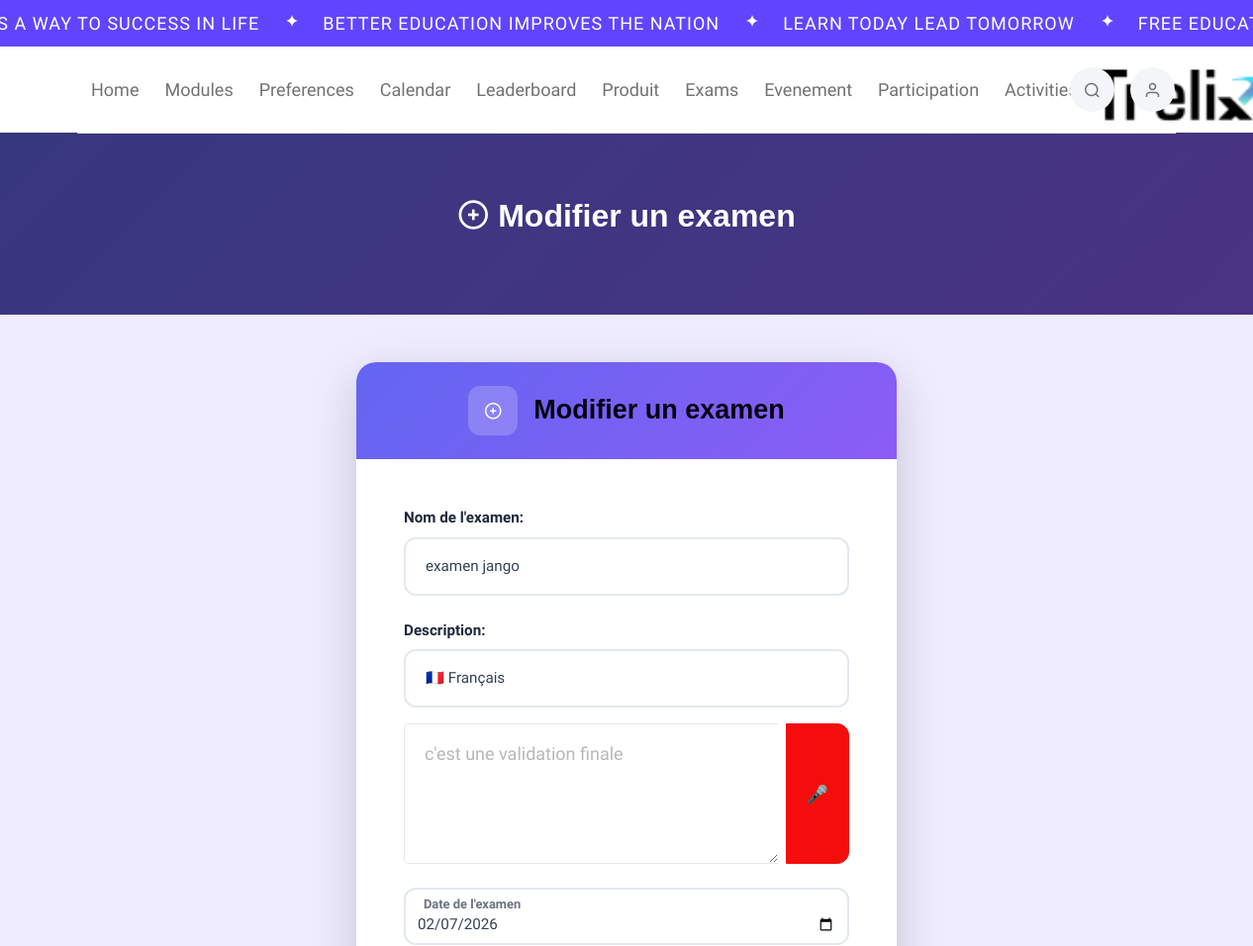
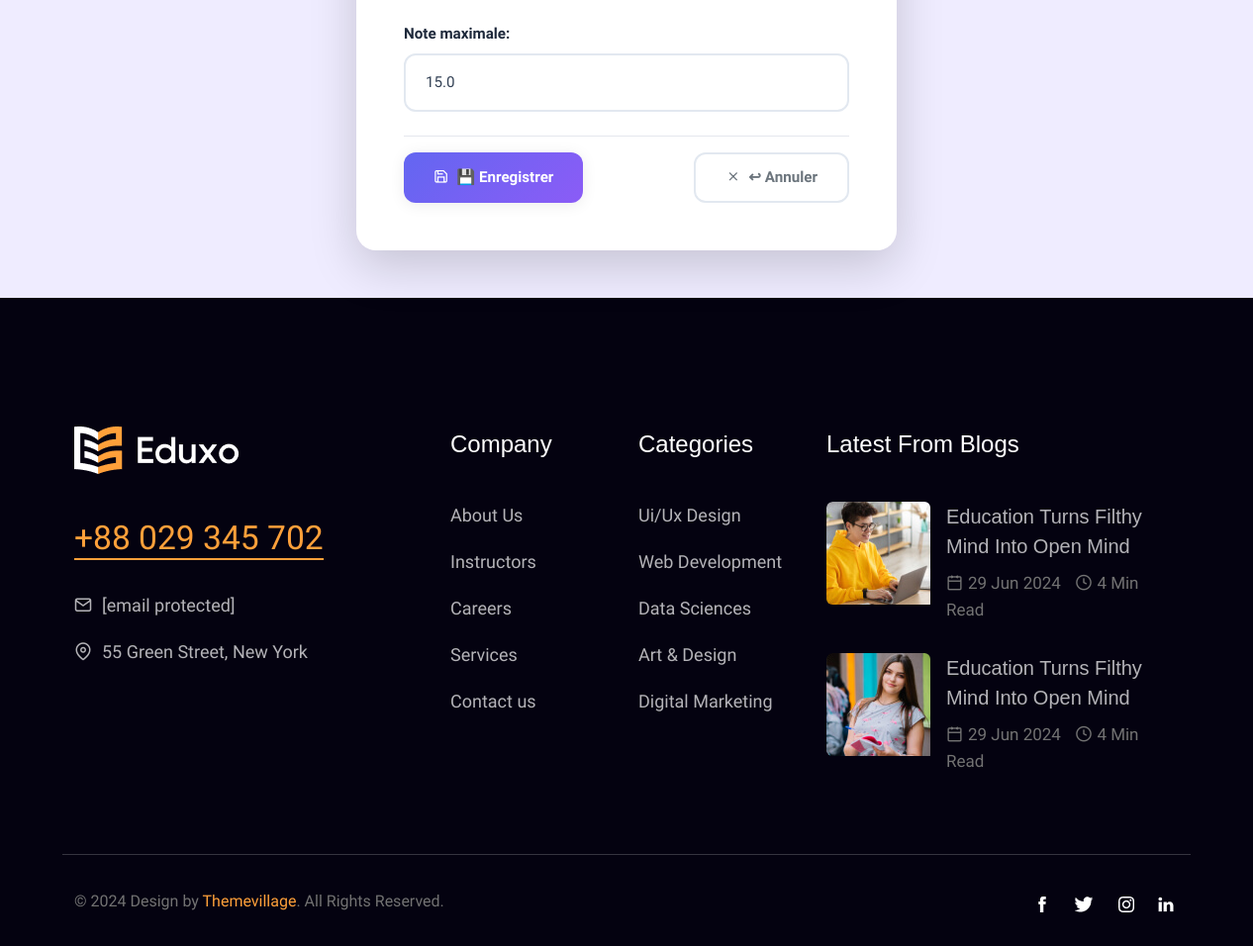
The page /api/examens/modifier/27/ on the database its author committed (2 pictures, top to bottom).
### evaluation/models.py (models this page shows, shortened)
class Examen(models.Model):
    nom = models.CharField(max_length=200)
    date_examen = models.DateField()
    note_max = models.FloatField()
    description = models.TextField(blank=True, null=True)
    badge = models.ForeignKey(Badge, on_delete=models.SET_NULL, null=True, blank=True, related_name="examens")

### evaluation/views.py (the view)
# urls.py: path('examens/modifier/<int:id>/', views.examen_modifier, name='examen_modifier'),
def examen_modifier(request, id):
    examen = get_object_or_404(Examen, id=id)
    if request.method == "POST":
        form = ExamenForm(request.POST, instance=examen)
        if form.is_valid():
            examen = form.save()
            creer_achievement_automatique(examen)
            envoyer_examen_fuseki(examen)
            return redirect('/api/examens/')
    else:
        form = ExamenForm(instance=examen)
    return render(request, 'examen_form.html', {'form': form, 'title': "Modifier un examen"})

### evaluation/forms.py
class ExamenForm(forms.ModelForm):
    class Meta:
        model = Examen
        fields = ['nom', 'description', 'note_max', 'date_examen']
        labels = {
            'nom': "Nom de l'examen",
            'description': "Description",
            'note_max': "Note maximale",
            'date_examen': "Date de l'examen",
        }
        widgets = {
            'nom': forms.TextInput(attrs={'class': 'form-control', 'placeholder': "Ex: Examen Web Sémantique"}),
            'description': forms.Textarea(attrs={'class': 'form-control', 'rows': 4, 'placeholder': "Décrire brièvement l'examen..."}),
            'note_max': forms.NumberInput(attrs={'class': 'form-control', 'placeholder': "Ex: 20", 'min': 1}),
            'date_examen': forms.DateInput(attrs={'class': 'form-control', 'type': 'date'}),
        }

### evaluation/templates/examen_form.html (shortened to what this page needs)
{% extends "trelix_app/base.html" %}
{% load static %}
{% block content %}
{% include 'trelix_app/header.html' %}
{% get_static_prefix as STATIC_PREFIX %}
<section class="promo-sec position-relative overflow-hidden"
 style="background: linear-gradient(135deg, rgba(99,102,241,.95) 0%, rgba(139,92,246,.95) 100%); padding:60px 0;">
  <div class="container">
    <div class="row">
      <div class="col-lg-12 text-center">
        <h1 class="display-4 text-white fw-bold mb-3">
          <i class="feather-icon icon-plus-circle"></i> {{ title }}
        </h1>
      </div>
    </div>
  </div>
</section>
<section class="py-5 bg-light">
  <div class="container">
    <div class="row justify-content-center">
      <div class="col-lg-8 col-xl-6">
        <div class="card border-0 shadow-lg custom-card">
          <div class="card-header bg-gradient-primary text-white py-4">
            <div class="d-flex align-items-center justify-content-center">
              <div class="icon-wrapper bg-white-20 me-3">
                <i class="feather-icon icon-plus-circle text-white"></i>
              </div>
              <h2 class="h4 mb-0">{{ title }}</h2>
            </div>
          </div>
          <div class="card-body p-5">
            <form method="POST">
              <div class="mb-4">
                {{ form.nom.label_tag }}
                {{ form.nom }}
              </div>
              <div class="mb-4">
                {{ form.description.label_tag }}
                <select id="langSelect" class="form-select mb-3">
                  <option value="fr-FR">🇫🇷 Français</option>
                </select>
                <div class="input-group">
                  {{ form.description }}
                  <button type="button" id="btnSpeak" class="btn btn-danger ms-2">🎤</button>
                </div>
              </div>
              <div class="mb-4">
                <div class="form-floating">
                  {{ form.date_examen }}
                  <label for="{{ form.date_examen.id_for_label }}">Date de l'examen</label>
                </div>
              </div>
              <div class="mb-4">
                {{ form.note_max.label_tag }}
                {{ form.note_max }}
              </div>
              <div class="d-flex justify-content-between mt-4 pt-3 border-top">
                <button class="btn btn-custom-primary">
                  <i class="feather-icon icon-save me-2"></i>💾 Enregistrer
                </button>
                <a href="/api/examens/" class="btn btn-custom-secondary">
                  <i class="feather-icon icon-x me-2"></i>↩ Annuler
                </a>
              </div>
            </form>
          </div>
        </div>
      </div>
    </div>
  </div>
</section>
{% include 'trelix_app/footer.html' %}
{% endblock %}

### trelix_app/static/css/feather.css (style rules this page uses)
.feather-icon { font-family: "feather-icons"; display: inline-block; line-height: 1; font-weight: normal; font-style: normal; speak: none; text-decoration: inherit; text-transform: none; text-rendering: auto; -webkit-font-smoothing: antialiased; -moz-osx-font-smoothing: grayscale; }
.icon-plus-circle:before { content: "\f1bd"; }
.icon-save:before { content: "\f1cb"; }
.icon-x:before { content: "\f213"; }

### evaluation/templates/examen_form.html (style rules this page uses)
:root { --primary-color: #6366f1; --primary-dark: #4f46e5; --secondary-color: #6c757d; --success-color: #10b981; --danger-color: #ef4444; --warning-color: #f59e0b; --border-color: #e2e8f0; --shadow-light: 0 2px 15px rgba(0,0,0,0.08); --shadow-medium: 0 5px 25px rgba(0,0,0,0.1); --gradient-primary: linear-gradient(135deg, #6366f1 0%, #8b5cf6 100%); }
.custom-card { border-radius: 20px; overflow: hidden; transition: transform 0.3s ease, box-shadow 0.3s ease; }
.card-header.bg-gradient-primary { background: var(--gradient-primary) !important; border: none; }
.icon-wrapper { width: 50px; height: 50px; border-radius: 12px; display: flex; align-items: center; justify-content: center; background: rgba(255, 255, 255, 0.2); backdrop-filter: blur(10px); }
label { color: #1e293b !important; font-weight: 600; font-size: 0.95rem; margin-bottom: 8px; display: block; }
.form-select, input[type="text"], input[type="date"], input[type="number"], textarea { width: 100%; padding: 16px 20px; border: 2px solid var(--border-color); border-radius: 12px; background: #fff; font-size: 0.95rem; transition: all 0.3s ease; color: #334155; }
.input-group { display: flex; align-items: stretch; }
.input-group textarea { flex: 1; border-right: none; border-top-right-radius: 0; border-bottom-right-radius: 0; resize: vertical; min-height: 120px; }
.input-group .btn { border-radius: 0 12px 12px 0; padding: 0 20px; display: flex; align-items: center; justify-content: center; transition: all 0.3s ease; }
.form-floating { position: relative; }
.form-floating input { padding: 16px 20px; }
.form-floating label { position: absolute; top: 0; left: 0; height: 100%; padding: 16px 20px; pointer-events: none; border: 1px solid transparent; transform-origin: 0 0; transition: opacity .1s ease-in-out,transform .1s ease-in-out; color: #6b7280; }
.form-floating input:focus ~ label, .form-floating input:not(:placeholder-shown) ~ label { transform: scale(.85) translateY(-0.5rem) translateX(0.15rem); opacity: 0.65; }
.btn-custom-primary { background: var(--gradient-primary); border: none; color: white; padding: 12px 30px; border-radius: 12px; font-weight: 600; font-size: 0.95rem; transition: all 0.3s ease; box-shadow: var(--shadow-light); }
.btn-custom-secondary { background: #fff; border: 2px solid var(--border-color); color: var(--secondary-color); padding: 12px 30px; border-radius: 12px; font-weight: 600; font-size: 0.95rem; transition: all 0.3s ease; }
.mb-4 { animation: fadeIn 0.5s ease forwards; }
.mb-4:nth-child(2) { animation-delay: 0.2s; }
.mb-4:nth-child(3) { animation-delay: 0.3s; }
.mb-4:nth-child(4) { animation-delay: 0.4s; }

### rows shown on the page
Examen: nom "examen jango", description "c'est une validation finale", date_examen "02/07/2026", note_max "15.0"

### other values the page prints
{{ title }} "Modifier un examen"
